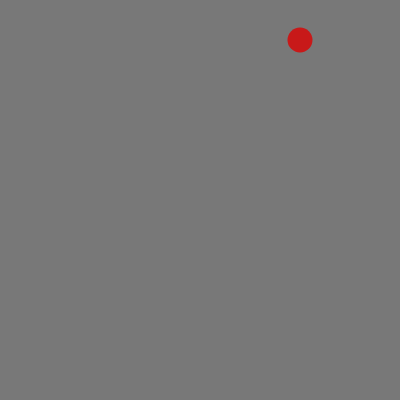
Frame 1 (no input)
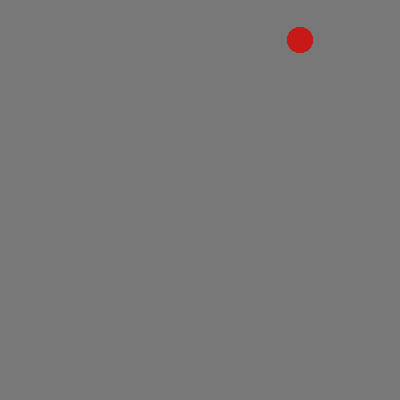
Frame 60 (no input)
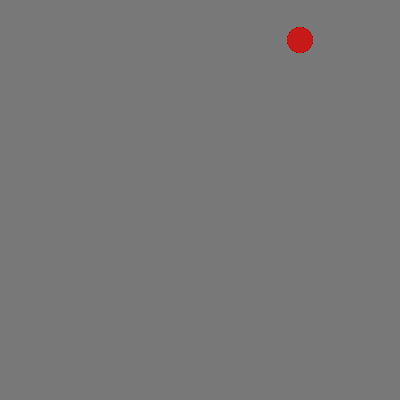
Frame 120 (the mouse pressed at the canvas centre since frame 60)

The p5.js sketch that drew these frames (run headless with seeded random() and noise() and a simulated clock; from frame 60 on, the mouse is pressed at the canvas centre):

// p5.js sketch
// ── sketch.js
function setup() {
  createCanvas(400, 400);
  background(120);
  noStroke()
}

function draw() {
  fill(200, 25, 25)
  circle(300, 40, 25);


}

function mouseDragged(){
  noStroke()
  fill(180, 180, 60)
  circle(mouseX, mouseY, 20)

}
